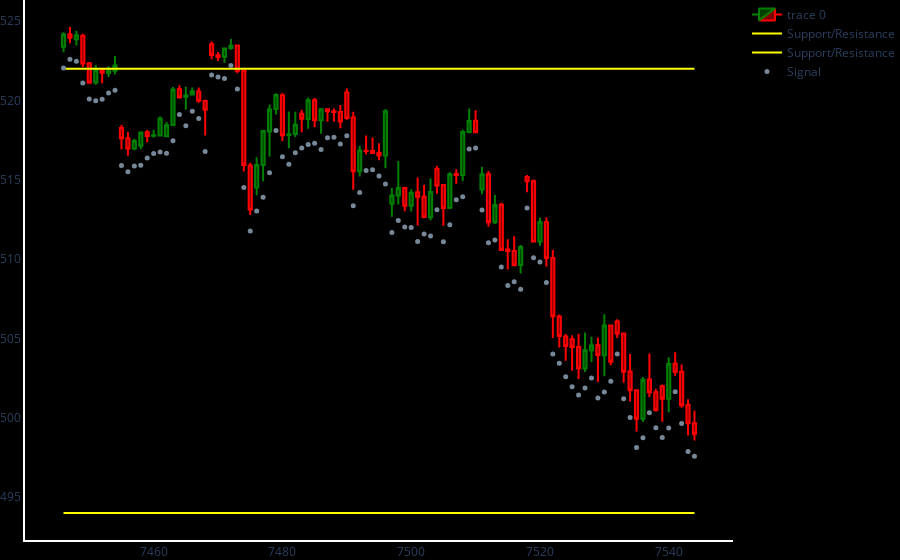

Source (notebook cell):
### Code cell
dfpl = df[-100:-1]
import plotly.graph_objects as go
fig = go.Figure(data=[go.Candlestick(x=dfpl.index,
                open=dfpl['Open'],
                high=dfpl['High'],
                low=dfpl['Low'],
                close=dfpl['Close'],
                increasing_line_color='green', decreasing_line_color='red'),
                go.Scatter(x=dfpl.index, y=[522]*len(dfpl), line=dict(color='yellow', width=2), name="Support/Resistance"),
                go.Scatter(x=dfpl.index, y=[494]*len(dfpl), line=dict(color='yellow', width=2), name="Support/Resistance"),
                go.Scatter(x=dfpl.index, y=dfpl.Low-1, mode="markers", marker=dict(size=5, color="lightslategray"), name="Signal")])
fig.update(layout_xaxis_rangeslider_visible=False)
fig.update_layout(paper_bgcolor="black", plot_bgcolor="black",
                  margin_l=0, margin_r=0, margin_t=0, margin_b=0)
fig.update_xaxes(showline=True, linewidth=2, linecolor='white', gridcolor='black')
fig.update_yaxes(showline=True, linewidth=2, linecolor='white', gridcolor='black')
fig.show()
